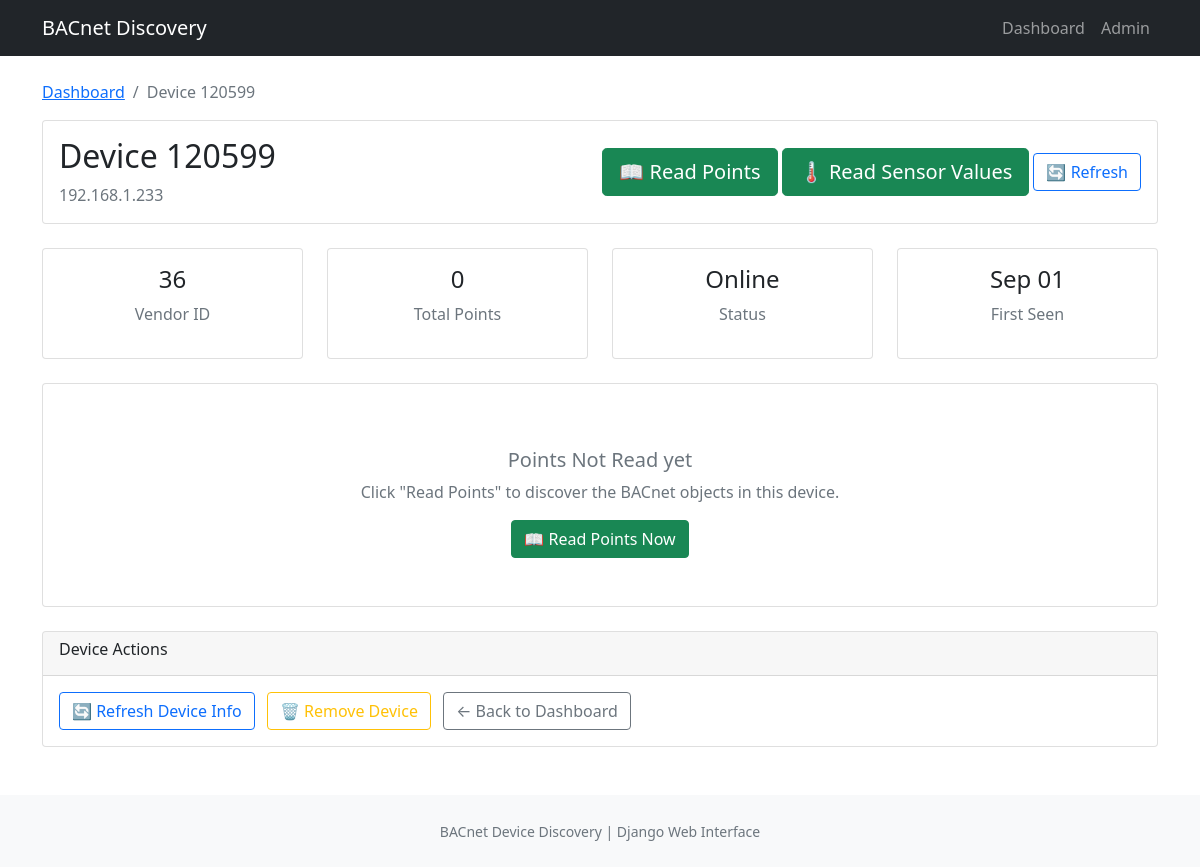
The page /device/120599/ on the database its author committed.
### discovery/models.py (models this page shows, shortened)
class BACnetDevice(models.Model):
    device_id = models.IntegerField(
        unique=True, help_text="BACnet device instance number"
    )
    address = models.CharField(max_length=50, help_text="IP address of device")
    vendor_id = models.IntegerField(help_text="BACnet vendor ID")
    first_seen = models.DateTimeField(auto_now_add=True)
    last_seen = models.DateTimeField(auto_now_add=True)
    is_online = models.BooleanField(default=True)
    points_read = models.BooleanField(default=True)
    class Meta:
        ordering = ["device_id"]
        verbose_name = "BACnet Device"
        verbose_name_plural = "BACnet Devices"

### discovery/views.py (the view)
# urls.py: path("device/<int:device_id>/", views.device_detail, name="device_detail"),
def device_detail(request, device_id):
    device = get_object_or_404(BACnetDevice, device_id=device_id)
    points = device.points.all().order_by("object_type", "instance_number")
    points_by_type = {}
    for point in points:
        if point.object_type not in points_by_type:
            points_by_type[point.object_type] = []
        points_by_type[point.object_type].append(point)
    context = {
        "device": device,
        "points": points,
        "points_by_type": points_by_type,
        "point_count": points.count(),
    }
    return render(request, "discovery/device_detail.html", context)

### discovery/templates/discovery/device_detail.html (shortened to what this page needs)
{% extends 'discovery/base.html' %}
{% block content %}
<nav aria-label="breadcrumb">
    <ol class="breadcrumb">
        <li class="breadcrumb-item"><a href="{% url 'discovery:dashboard' %}">Dashboard</a></li>
        <li class="breadcrumb-item active">Device {{ device.device_id }}</li>
    </ol>
</nav>
<div class="row mb-4">
    <div class="col">
        <div class="card">
            <div class="card-body">
                <div class="d-flex align-items-center justify-content-between">
                    <div>
                        <h2>
                            Device {{ device.device_id }}
                        </h2>
                        <p class="text-muted mb-0">{{ device.address }}</p>
                    </div>
                    <div class="text-end">
                        <button id="read-points-btn" class="btn btn-success btn-lg">
                            📖 Read Points
                        </button>
                        <button id="read-values-btn" class="btn btn-success btn-lg" data-device-id="{{ device.device_id}}">
                            🌡️ Read Sensor Values
                        </button>
                        <button id="refresh-values-btn" class="btn btn-outline-primary" data-device-id="{{ device.device_id }}">
                            🔄 Refresh
                        </button>
                    </div>
                </div>
            </div>
        </div>
    </div>
</div>
<div class="row mb-4">
    <div class="col-md-3">
        <div class="card">
            <div class="card-body text-center">
                <h4>{{ device.vendor_id }}</h4>
                <p class="text-muted">Vendor ID</p>
            </div>
        </div>
    </div>
    <div class="col-md-3">
        <div class="card">
            <div class="card-body text-center">
                <h4>{{ point_count }}</h4>
                <p class="text-muted">Total Points</p>
            </div>
        </div>
    </div>
    <div class="col-md-3">
        <div class="card">
            <div class="card-body text-center">
                <h4>{% if device.is_online %}Online{% else %}Offline{% endif %}</h4>
                <p class="text-muted">Status</p>
            </div>
        </div>
    </div>
    <div class="col-md-3">
        <div class="card">
            <div class="card-body text-center">
                <h4>{{ device.first_seen|date:"M d" }}</h4>
                <p class="text-muted">First Seen</p>
            </div>
        </div>
    </div>
</div>
{% if points %}
    <div class="row mb-4">
        <div class="col">
            <div class="card">
                <div class="card-header d-flex justify-content-between">
                    <h5>🌡️ Current Sensor Readings</h5>
                    <small class="text-muted" id="values-last-updated">
                        {% if points.0.value_last_read %}
                            Last updated: {{ points.0.value_last_read|date:"M d, H:i:s" }}
                        {% else %}
                            Click "Read Sensor Values" to get current Readings
                        {% endif %}
                    </small>
                </div>
                <div class="card-body">
                    <div class="row" id="sensor-values-container">
                        {% for point in points %}
                            {% if point.is_readable %}
                            <div class="col-md4 col-lg-3 mb-3" data-point-id="{{ point.id }}">
                                <div class="card sensor-card">
                                    <div class="card-body text-center">
                                        <h6 class="card-title">
                                            {% if point.object_name %}
                                                {{ point.object_name }}
                                            {% else %}
                                                {{ point.identifier }}
                                            {% endif %}
                                        </h6>
                                        <div class="sensor-value">
                                            {% if point.present_value %}
                                                <h4 class="text-primary">{{ point.get_display_value }}</h4>
                                            {% else %}
                                                <h4 class="text-muted">No reading</h4>
                                            {% endif %}
                                        </div>
                                        <small class="text-muted">{{ point.object_type|capfirst }}</small>
                                        <br>
                                        <button class="btn btn-sm btn-outline-primary mt2 read-single-point"
                                                data-device-id="{{ device.device_id }}"
                                                data-object-type="{{ point.object_type }}"
                                                data-instance="{{ point.instance_number }}">
                                            🔄 Read Now
                                        </button>
                                    </div>
                                </div>
                            </div>
                            {% endif %}
                        {% endfor %}
                    </div>
                    {% if not points|length %}
                        <div class="text-center py-3">
                            <p class="text-muted">No readable sensor points found.</p>
                        </div>
                    {% endif %}
                </div>
            </div>
        </div>
    </div>
    {% if points_by_type %}
        <div class="row">
            {% for object_type, type_points in points_by_type.items %}
            <div class="col-lg-6 mb-4">
                <div class="card">
                    <div class="card-header d-flex justify-content-between">
                        <h6>{{ object_type|title }}</h6>
                        <span class="badge bg-secondary">{{ type_points|length }}</span>
                    </div>
                    <div class="card-body" stype="max-height: 300px; overflow-y: auto;">
                        <div class="table-responsive">
                            <table class="table table-sm">
                                <thread>
                                    <tr>
                                        <th>Instance</th>
                                        <th>Identifier</th>
                                        <th>Name</th>
                                    </tr>
                                </thread>
                                <tbody>
                                    {% for point in type_points %}
                                    <tr>
                                        <td><code>{{ point.instance_number }}</code></td>
                                        <td><strong>{{ point.identifier }}</strong></td>
                                        <td>
                                            {% if point.object_name %}
                                                {{ point.object_name }}
                                            {% else %}
                                                <em class="text-muted">No Name</em>
                                            {% endif %}
                                        </td>
                                    </tr>
                                    {% endfor %}
                                </tbody>
                            </table>
                        </div>
                    </div>
                </div>
            </div>
            {% endfor %}
        </div>
    {% endif %}
    <div class="row mt-4">
        <div class="col">
            <div class="card">
                <div class="card-header">
                    <h5>All Points ({{ point_count }})</h5>
                </div>
                <div class="card-body">
                    <div class="table-responsive">
                        <table class="table table-striped">
                            <thread>
                                <tr>
                                    <tr>Object Type</tr>
                                    <tr>Instance</tr>
                                    <tr>Identifier</tr>
                                    <tr>Name</tr>
                                    <tr>Description</tr>
                                    <tr>Created</tr>
                                </tr>
                            </thread>
                            <tbody>
                                {% for point in points %}
                                <tr>
                                    <td>
                                        <span class="badge bg-primary">{{ point.object_type }}</span>
                                    </td>
                                    <td><code>{{ point.instance_number }}</code></td>
                                    <td><strong>{{ point.identifier }}</strong></td>
                                    <td>
                                        {% if point.object_name %}
                                            {{ point.object_name }}
                                        {% else %}
                                            <em class="text-muted">-</em>
                                        {% endif %}
                                    </td>
                                    <td>
                                        {% if point.description %}
                                            {{ point.description|truncatechars:50 }}
                                        {% else %}
                                            <em class="text-muted">-</em>
                                        {% endif %}
                                    </td>
                                    <td>{{ point.created|date:"M d, H:i" }}</td>
                                </tr>
                                {% endfor %}
                            </tbody>
                        </table>
                    </div>
                </div>
            </div>
        </div>
    </div>
{% else %}
    <div class="row">
        <div class="col">
            <div class="card">
                <div class="card-body text-center py-5">
                    {% if device.points_read %}
                        <div class="mb-3">
                            <i class="fas fa-exclamation-triangle" stype="font-size: 3rem; color: #ffc107"></i>
                        </div>
                        <h5 class="text-muted">No Points Found</h5>
                        <p class="text-muted">This device has no BACnet objects or they couldn't be read.</p>
                    {% else %}
                        <h5 class="text-muted">Points Not Read yet</h5>
                        <p class="text-muted">Click "Read Points" to discover the BACnet objects in this device.</p>
                        <button class="btn btn-success btn-ln" onclick="document.getElementById('read-points-btn').click()">
                            📖 Read Points Now
                        </button>
                    {% endif %}
                </div>
            </div>
        </div>
    </div>
{% endif %}
<div class="row mt-4">
    <div class="col">
        <div class="card">
            <div class="card-header">
                <h6>Device Actions</h6>
            </div>
            <div class="card-body">
                <button class="btn btn-outline-primary me-2">
                    🔄 Refresh Device Info
                </button>
                <button class="btn btn-outline-warning me-2" onclick="if(confirm('Remove this device?')) alert('Feature coming soon!')">
                    🗑️ Remove Device
                </button>
                <a href="{% url 'discovery:dashboard' %}" class="btn btn-outline-secondary">
                    ← Back to Dashboard
                </a>
            </div>
        </div>
    </div>
</div>
{% endblock %}

### rows shown on the page
BACnetDevice: device_id "120599", address "192.168.1.233", vendor_id "36", first_seen "Sep 01"

### other values the page prints
{{ point_count }} "0"
